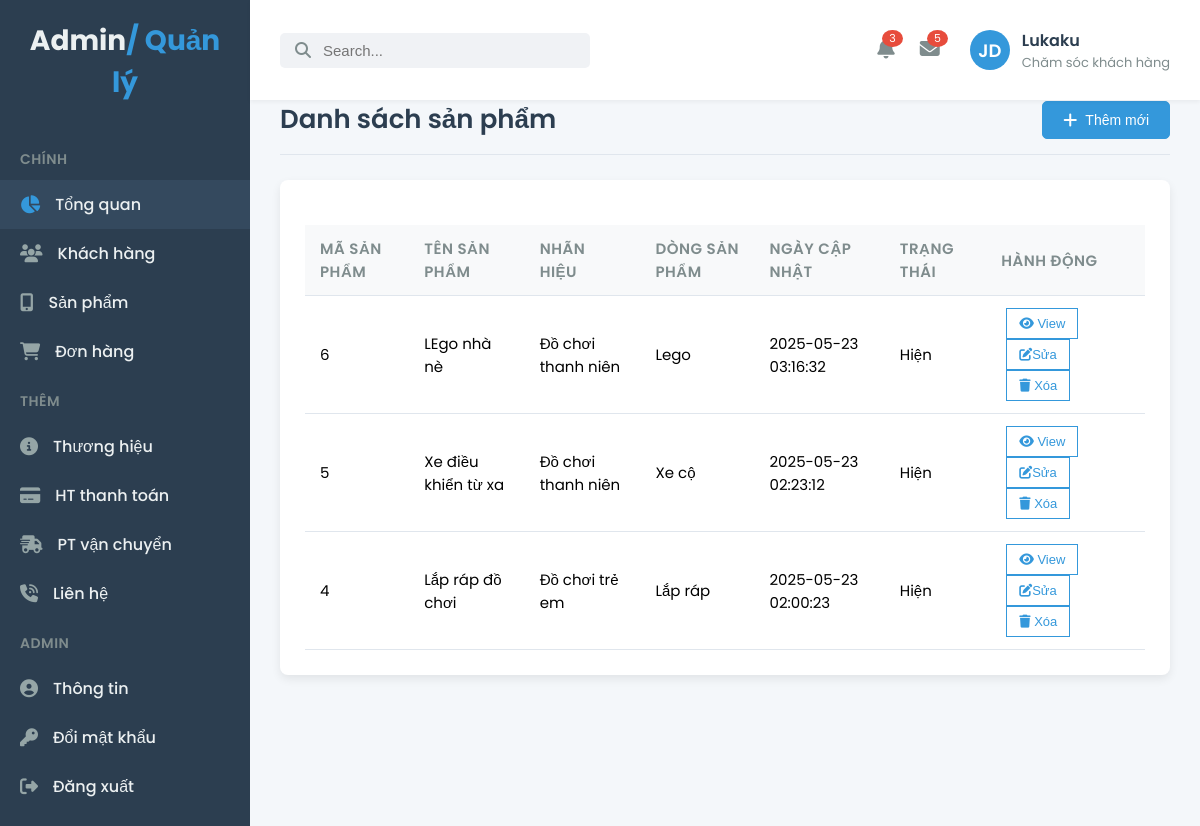
The page /admin/product-list.php (signed in) on the database its author committed.
### tables this page shows
CREATE TABLE `san_pham` (
  `id_sp` int(11) NOT NULL,
  `ten_sp` varchar(100) NOT NULL,
  `mo_ta_ngan` text DEFAULT NULL,
  `mo_ta_chi_tiet` longtext DEFAULT NULL,
  `id_nhanhieu` int(11) NOT NULL,
  `id_dong` int(11) NOT NULL,
  `id_danhmuc` int(11) DEFAULT NULL,
  `luot_xem` int(11) NOT NULL DEFAULT 0,
  `noi_bat` tinyint(4) NOT NULL DEFAULT 0 COMMENT '0: không, 1: có',
  `ngay_tao` datetime NOT NULL DEFAULT current_timestamp(),
  `ngaycapnhat` datetime NOT NULL DEFAULT current_timestamp() ON UPDATE current_timestamp(),
  `trangthai` tinyint(4) NOT NULL DEFAULT 0 COMMENT '0: hiện, 1: ẩn'
);

CREATE TABLE `nhan_hieu` (
  `id_nhan` int(11) NOT NULL,
  `ten_nhanhieu` varchar(50) NOT NULL,
  `logo` varchar(255) DEFAULT NULL,
  `trangthai` tinyint(4) NOT NULL DEFAULT 0 COMMENT '0: hiện, 1: ẩn'
);

CREATE TABLE `dong_sanpham` (
  `id_dong` int(11) NOT NULL,
  `ten_dong` varchar(50) NOT NULL,
  `id_nhanhieu` int(11) NOT NULL,
  `id_danhmuc` int(11) DEFAULT NULL,
  `trangthai` tinyint(4) NOT NULL DEFAULT 0 COMMENT '0: hiện, 1: ẩn'
);

### admin/product-list.php (the view, shortened to what this page needs)
<?php
    include_once "sidebar.php";
    require_once "connect.php";
    $sql = "SELECT sp.*, nh.ten_nhanhieu, ds.ten_dong
            FROM san_pham sp
            LEFT JOIN nhan_hieu nh ON nh.id_nhan = sp.id_nhanhieu
            LEFT JOIN dong_sanpham ds ON ds.id_dong = sp.id_dong
            WHERE sp.trangthai = 0 -- Chỉ hiển thị các sản phẩm có trạng thái 'Hiện'
            ORDER BY sp.ngaycapnhat DESC";
    $query = mysqli_query($conn, $sql);
?>
<div class="main-content">
    <div class="page-title">
      <div class="title">Danh sách sản phẩm</div>
      <div class="action-buttons">
        <button class="btn btn-primary">
          <a href="product-add.php"><i class="fas fa-plus"></i>
          Thêm mới </a>
        </button>
      </div>
    </div>
    <div class="table-card">
      <table class="data-table">
        <thead>
          <tr>
            <th>Mã sản phẩm</th>
            <th>Tên sản phẩm</th>
            <th>Nhãn hiệu</th>
            <th>Dòng sản phẩm</th>
            <th>Ngày cập nhật</th>
            <th>Trạng thái</th>
            <th>Hành động</th>
          </tr>
        </thead>
        <tbody>
            <?php foreach($query as $sp) : ?>
                <tr>
                    <td><?php echo $sp["id_sp"] ?></td>
                    <td><?php echo $sp["ten_sp"] ?></td>
                    <td><?php echo htmlspecialchars($sp["ten_nhanhieu"]) ?></td>
                    <td><?php echo htmlspecialchars($sp["ten_dong"]) ?></td>
                    <td><?php echo $sp["ngaycapnhat"] ?></td>
                    <td><?php echo $sp["trangthai"] == 0 ? "Hiện" : "Ẩn" ?></td>
                    <td>
                        <a href="product-detail.php?idsp=<?php echo $sp["id_sp"]?>"><button class="btn btn-outline btn-sm">
                            <i class="fas fa-eye"></i> View
                        </button></a>
                        <a href="product-update.php?idsp=<?php echo $sp["id_sp"]?>"><button class="btn btn-outline btn-sm">
                            <i class="fa-solid fa-pen-to-square"></i>Sửa
                        </button></a>
                        <a href="product-delete.php?idsp=<?php echo $sp["id_sp"]?>" onclick="return confirm('Bạn có chắc chắn xóa sản phẩm này không?')"><button class="btn btn-outline btn-sm">
                            <i class="fa-solid fa-trash"></i> Xóa
                        </button></a>
                    </td>
                </tr>
            <?php endforeach; ?>
        </tbody>
      </table>
    </div>
</div>
<?php include_once "footer.php" ?>

### admin/sidebar.php (shortened to what this page needs)
<!DOCTYPE html>
<?php
    if(!isset($_SESSION["admin"])) {
        header("Location: login.php");
    } else {
        $name = $_SESSION["admin"]["name"];
        $role = $_SESSION["admin"]["role"];
    }
?>
<html lang="en">
  <head>
    <link
      rel="stylesheet"
      href="https://cdnjs.cloudflare.com/ajax/libs/font-awesome/6.4.2/css/all.min.css"
    />
    <link rel="stylesheet" href="../css/style.css" />
    <link rel="stylesheet" href="../css/form.css" />
  </head>
  <body>
    <div class="container">
      <div class="sidebar">
        <div class="logo">
          <h1>Admin<span>/ Quản lý</span></h1>
        </div>
        <div class="nav-menu">
          <div class="menu-heading">Chính</div>
          <div class="nav-item active">
            <i class="fas fa-chart-pie"></i>
            <span><a href="dashboard.php">Tổng quan</a></span>
          </div>
          <div class="nav-item">
            <i class="fas fa-users"></i>
            <span><a href="customer.php">Khách hàng</a></span>
          </div>
          <div class="nav-item">
            <i class="fa-solid fa-mobile-screen-button"></i>
            <a href="product-list.php"><span>Sản phẩm</span></a>
          </div>
          <div class="nav-item">
          <i class="fas fa-shopping-cart"></i>
    <a href="order.php"><span>Đơn hàng</span></a>
</div>
          <div class="menu-heading">Thêm</div>
          <div class="nav-item">
            <i class="fa-solid fa-circle-info"></i>
            <a href="brand.php"><span>Thương hiệu</span></a>
          </div>
          <div class="nav-item">
            <i class="fa-solid fa-credit-card"></i>
            <a href="payment.php"><span>HT thanh toán</span></a>
          </div>
          <div class="nav-item">
            <i class="fa-solid fa-truck-fast"></i>
            <a href="shipping.php"><span>PT vận chuyển</span></a>
          </div>
          <div class="nav-item">
            <i class="fa-solid fa-phone-volume"></i>
            <a href="contact.php"><span>Liên hệ</span></a>
          </div>
          <div class="menu-heading">Admin</div>
          <div class="nav-item">
            <i class="fa-solid fa-circle-user"></i>
            <a href="profile.php"><span>Thông tin</span></a>
          </div>
          <div class="nav-item">
            <i class="fa-solid fa-key"></i>
            <a href="change-password.php"><span>Đổi mật khẩu</span></a>
          </div>
          <div class="nav-item">
            <i class="fa-solid fa-right-from-bracket"></i>
            <a href="logout.php"><span>Đăng xuất</span></a>
          </div>
        </div>
      </div>
      <div class="header">
        <div class="search-bar">
          <i class="fas fa-search"></i>
          <input type="text" placeholder="Search..." />
        </div>
        <div class="header-actions">
          <div class="notification">
            <i class="fas fa-bell"></i>
            <div class="badge">3</div>
          </div>
          <div class="notification">
            <i class="fas fa-envelope"></i>
            <div class="badge">5</div>
          </div>
          <div class="user-profile">
            <div class="profile-img">JD</div>
            <div class="user-info">
              <div class="user-name"><?php echo $name ?></div>
              <div class="user-role">
                <?php switch($role) {
                    case 2: echo "Chăm sóc khách hàng"; break;
                } ?>
              </div>
            </div>
          </div>
        </div>
      </div>

### admin/footer.php (shortened to what this page needs)
</body>
</html>

### css/style.css (style rules this page uses)
body { font-family: 'Poppins', sans-serif; margin: 0; background-color: #f4f7fa; display: flex; min-height: 100vh; }
.container { display: flex; width: 100%; }
.sidebar { width: 250px; background-color: #2c3e50; color: #ecf0f1; padding: 20px 0; box-shadow: 2px 0 5px rgba(0, 0, 0, 0.1); flex-shrink: 0; }
.sidebar .logo { text-align: center; margin-bottom: 30px; padding: 0 20px; }
.sidebar .logo h1 { font-size: 28px; font-weight: 700; margin: 0; }
.sidebar .logo span { color: #3498db; }
.sidebar .menu-heading { font-size: 14px; font-weight: 600; color: #7f8c8d; padding: 15px 20px 10px; text-transform: uppercase; letter-spacing: 0.5px; }
.sidebar .nav-item { display: flex; align-items: center; padding: 12px 20px; color: #ecf0f1; text-decoration: none; transition: background-color 0.3s ease, color 0.3s ease; }
.sidebar .nav-item a { color: #ecf0f1; text-decoration: none; display: flex; align-items: center; width: 100%; }
.sidebar .nav-item i { margin-right: 15px; font-size: 18px; color: #95a5a6; transition: color 0.3s ease; }
.sidebar .nav-item span { font-size: 16px; font-weight: 500; }
.sidebar .nav-item:hover, .sidebar .nav-item.active { background-color: #34495e; color: #ffffff; }
.sidebar .nav-item:hover i, .sidebar .nav-item.active i { color: #3498db; }
.header { background-color: #ffffff; padding: 15px 30px; display: flex; justify-content: space-between; align-items: center; box-shadow: 0 2px 4px rgba(0, 0, 0, 0.05); position: fixed; top: 0; left: 250px; right: 0; z-index: 1000; height: 70px; flex-shrink: 0; }
.search-bar { display: flex; align-items: center; background-color: #f0f2f5; border-radius: 5px; padding: 8px 15px; }
.search-bar i { color: #7f8c8d; margin-right: 10px; }
.search-bar input { border: none; background: transparent; outline: none; font-size: 15px; color: #2c3e50; width: 250px; }
.header-actions { display: flex; align-items: center; }
.notification { position: relative; margin-left: 25px; color: #7f8c8d; cursor: pointer; }
.notification i { font-size: 20px; }
.notification .badge { position: absolute; top: -8px; right: -8px; background-color: #e74c3c; color: #ffffff; font-size: 11px; border-radius: 50%; padding: 3px 7px; line-height: 1; }
.user-profile { display: flex; align-items: center; margin-left: 30px; cursor: pointer; }
.user-profile .profile-img { width: 40px; height: 40px; background-color: #3498db; color: #ffffff; border-radius: 50%; display: flex; justify-content: center; align-items: center; font-weight: 600; font-size: 18px; margin-right: 12px; }
.user-profile .user-info .user-name { font-weight: 600; color: #2c3e50; font-size: 16px; }
.user-profile .user-info .user-role { font-size: 13px; color: #7f8c8d; }
.main-content { flex-grow: 1; padding: 30px; background-color: #f4f7fa; overflow-y: auto; }
.page-title { display: flex; justify-content: space-between; align-items: center; margin-bottom: 25px; padding-bottom: 15px; border-bottom: 1px solid #e0e6ed; }
.page-title .title { font-size: 26px; font-weight: 600; color: #2c3e50; }
.action-buttons .btn { padding: 10px 20px; border-radius: 5px; font-size: 14px; font-weight: 500; cursor: pointer; transition: all 0.3s ease; text-decoration: none; display: inline-flex; align-items: center; justify-content: center; color: #ffffff; }
.action-buttons .btn a { color: #ffffff; text-decoration: none; display: flex; align-items: center; }
.action-buttons .btn i { margin-right: 8px; font-size: 16px; }
.btn-primary { background-color: #3498db; border: 1px solid #3498db; color: #ffffff; }
.btn-outline { background-color: transparent; border: 1px solid #7f8c8d; color: #7f8c8d; margin-left: 10px; }
.table-card { background-color: #ffffff; border-radius: 8px; box-shadow: 0 4px 10px rgba(0, 0, 0, 0.08); padding: 25px; margin-bottom: 30px; }
.data-table { width: 100%; border-collapse: collapse; font-size: 15px; text-align: left; }
.data-table th, .data-table td { padding: 12px 15px; border-bottom: 1px solid #e0e6ed; }
.data-table th { background-color: #f8f9fa; color: #7f8c8d; font-weight: 600; text-transform: uppercase; letter-spacing: 0.5px; }
.btn-sm { padding: 7px 12px; font-size: 13px; margin-left: 5px; }
.btn-outline.btn-sm { color: #3498db; border-color: #3498db; background-color: transparent; }
.main-content { flex-grow: 1; padding: 30px; background-color: #f4f7fa; overflow-y: auto; margin-top: 70px; }

### rows shown on the page
san_pham: id_sp "6", ten_sp "LEgo nhà nè", id_nhanhieu.ten_nhanhieu "Đồ chơi thanh niên", id_dong.ten_dong "Lego", ngaycapnhat "2025-05-23 03:16:32", trangthai "Hiện"
san_pham: id_sp "5", ten_sp "Xe điều khiển từ xa", id_nhanhieu.ten_nhanhieu "Đồ chơi thanh niên", id_dong.ten_dong "Xe cộ", ngaycapnhat "2025-05-23 02:23:12", trangthai "Hiện"
san_pham: id_sp "4", ten_sp "Lắp ráp đồ chơi", id_nhanhieu.ten_nhanhieu "Đồ chơi trẻ em", id_dong.ten_dong "Lắp ráp", ngaycapnhat "2025-05-23 02:00:23", trangthai "Hiện"

### other values the page prints
$name "Lukaku"
